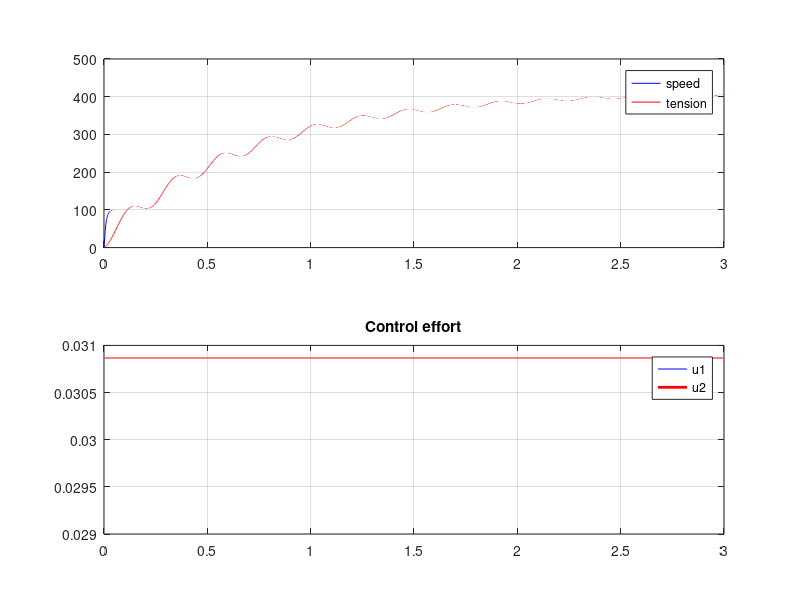

The MATLAB source for this figure:
clear;
load('result_data.mat')
y1 = y(:,1);
y2 = y(:,2);
u1 = u(:,1);
u2 = u(:,2);

figure(10)
subplot(211)
plot(time,y1,'b',time,y2,'r')
grid
legend('speed', 'tension');
subplot(212)
plot(time,u1,'b', time, u2, 'r', 'LineWidth',2)
%axis([0 Tsim -11 11])
title('Control effort')
legend('u1', 'u2');
grid
